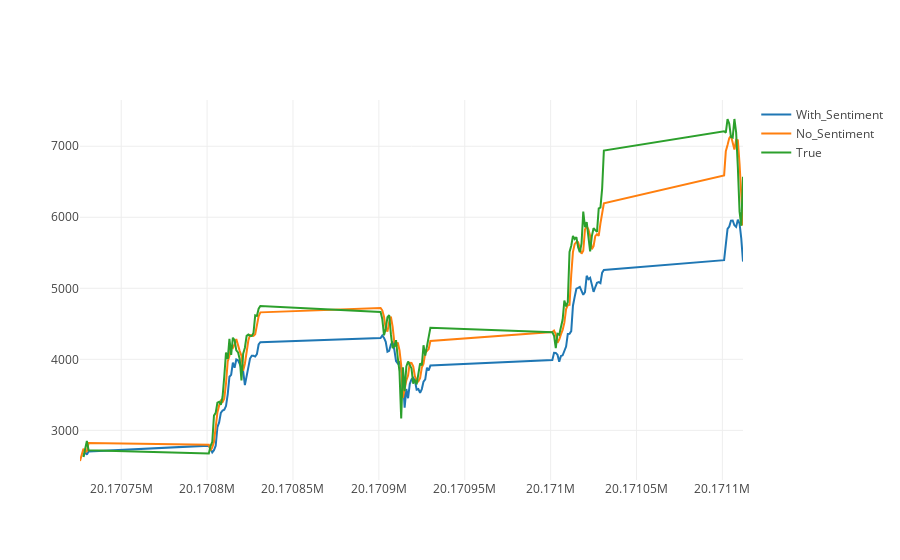

Here is the notebook cell this chart was saved with:
### Code cell
btc_1_trace = go.Scatter(x=datag.index.values[372-108-1:][0:500], y=yhat_inverse_sent.reshape(108)[0:500], name= 'With_Sentiment')
btc_2_trace = go.Scatter(x=datag.index.values[372-110-1:][0:500], y=yhat_inverse_1.reshape(110)[0:500], name= 'No_Sentiment')
btc_3_trace = go.Scatter(x=datag.index.values[372-108-1:][0:500], y=testY_inverse_sent.reshape(108)[0:500], name= 'True')
py.iplot([btc_1_trace,btc_2_trace,btc_3_trace])
